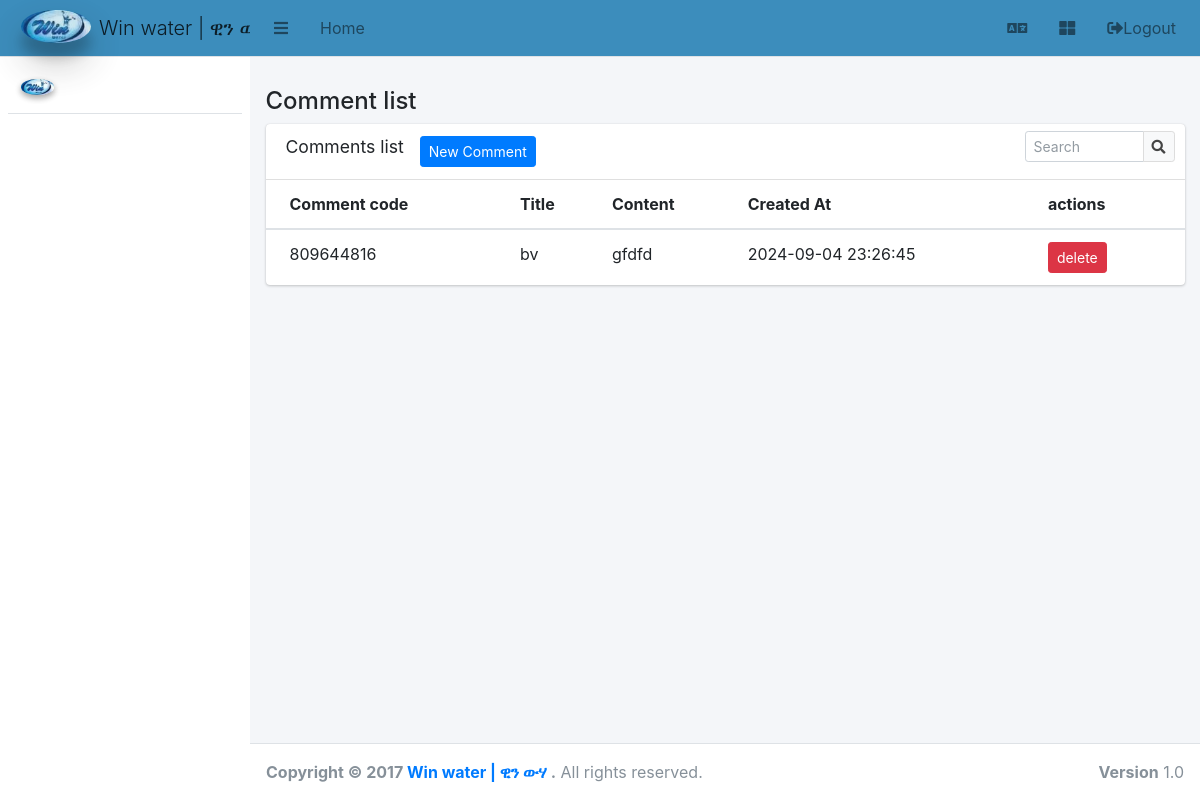
/comment.list.php, run on an earlier commit of the app's database.
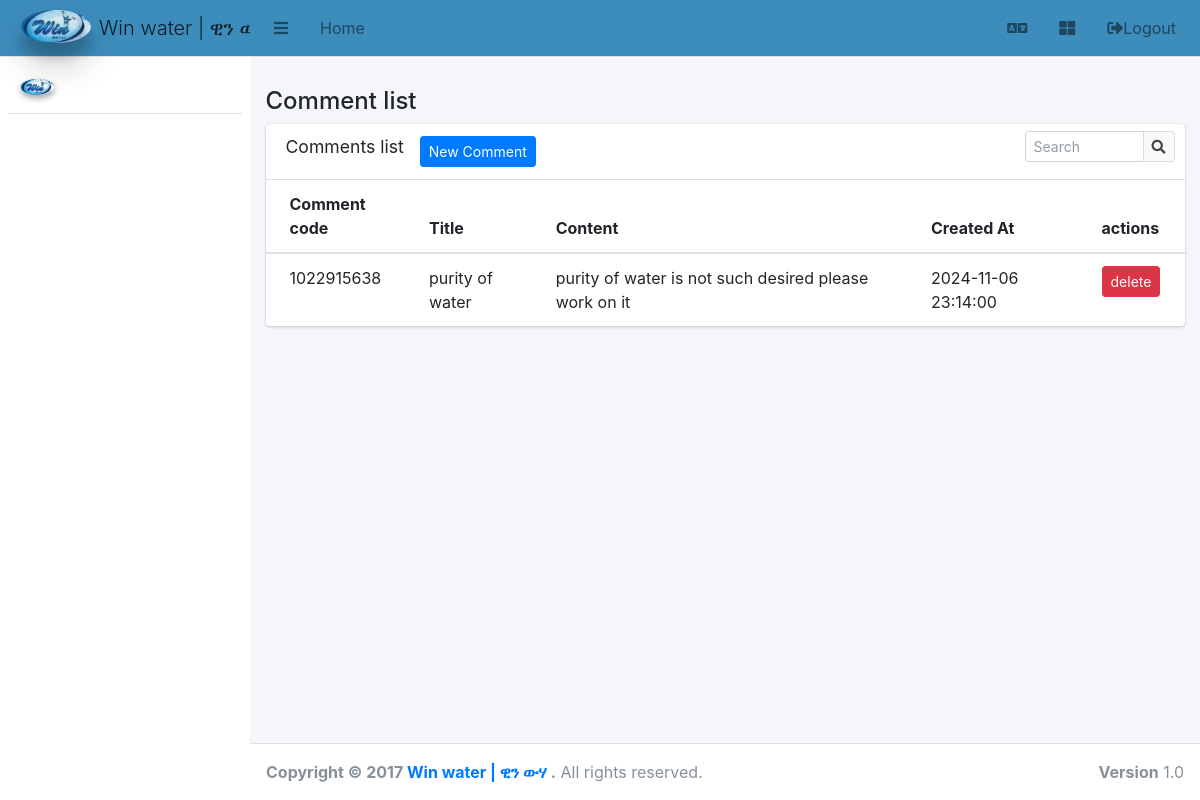
And on a later commit of the database.
### tables this page shows
CREATE TABLE `comments` (
  `id` int(11) NOT NULL,
  `title` varchar(250) NOT NULL,
  `content` text NOT NULL,
  `created_at` datetime NOT NULL DEFAULT current_timestamp(),
  `is_anonymous` tinyint(4) NOT NULL,
  `commented_by` varchar(100) NOT NULL,
  `status` int(11) NOT NULL,
  `comment_code` varchar(20) NOT NULL
);

### comment.list.php (the view, shortened to what this page needs)
<?php include('includes/header.php'); ?>
<?php
$sql = "SELECT * FROM comments";
$result = mysqli_query($conn, $sql);
?>
<div class="col-12">
    <h4>Comment list </h4>
</div>
<div class="col-12">
    <div class="card">
        <div class="card-header">
            <h3 class="card-title"> Comments list</h3>
            <a href="comment.new.php" class="btn btn-primary btn-sm mx-3">New Comment</a>
            <div class="card-tools">
                <div class="input-group input-group-sm" style="width: 150px;">
                    <input type="text" name="table_search" class="form-control float-right" placeholder="Search">
                    <div class="input-group-append">
                        <button type="submit" class="btn btn-default"><i class="fas fa-search"></i></button>
                    </div>
                </div>
            </div>
        </div>
        <div class="card-body table-responsive p-0">
            <table class="table table-hover ">
                <thead>
                    <tr>
                        <th>Comment code</th>
                        <th>Title</th>
                        <th>Content</th>
                        <th>Created At</th>
                        <th>actions</th>
                    </tr>
                </thead>
                <tbody>
                    <?php
                    if (mysqli_num_rows($result) > 0) {
                        while ($row = mysqli_fetch_assoc($result)) {
                    ?>
                            <tr>
                                <td><?php echo $row['comment_code'] ?></td>
                                <td><?php echo $row['title']  ?></td>
                                <td><?php echo $row['content'] ?></td>
                                <td><?php echo $row['created_at'] ?></td>
                                <td>
                                    <form method="post" onsubmit="return confirm('are you sure you want to delete this comment');" action="<?php echo htmlspecialchars($_SERVER["PHP_SELF"]); ?>" class="form-horizontal form-inline">
                                        <button class="btn btn-danger btn-sm">delete</button>
                                    </form>
                                </td>
                            </tr>
                    <?php
                        }
                    } else {
                        echo "0 results";
                    }
                    ?>
                </tbody>
            </table>
        </div>
    </div>
</div>
</div>
</div>
</div>
<?php include('includes/footer.php'); ?>

What changed in the data, as far as the page shows it:
removed comments: comment_code "809644816", title "bv", content "gfdfd", created_at "2024-09-04 23:26:45"
added comments: comment_code "1022915638", title "purity of water", content "purity of water is not such desired please work on it", created_at "2024-11-06 23:14:00"
